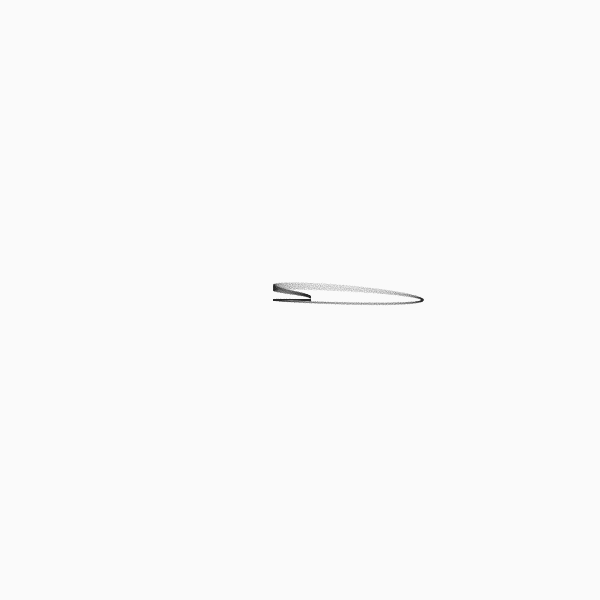
Frame 1 (no input)
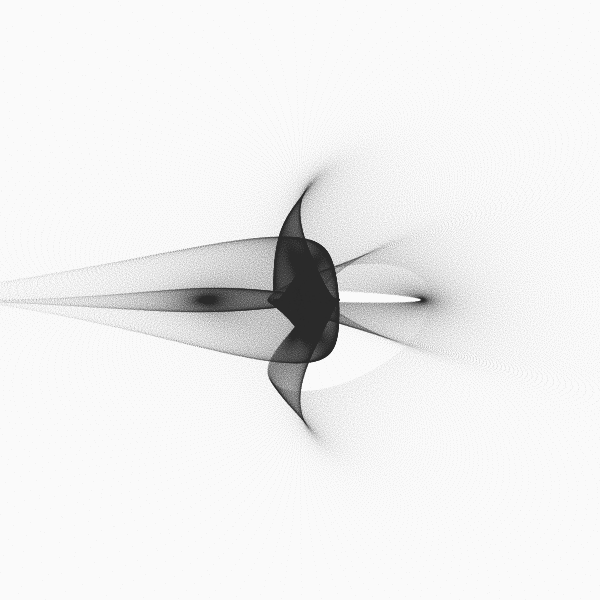
Frame 60 (the mouse pressed at the canvas centre just before this capture)
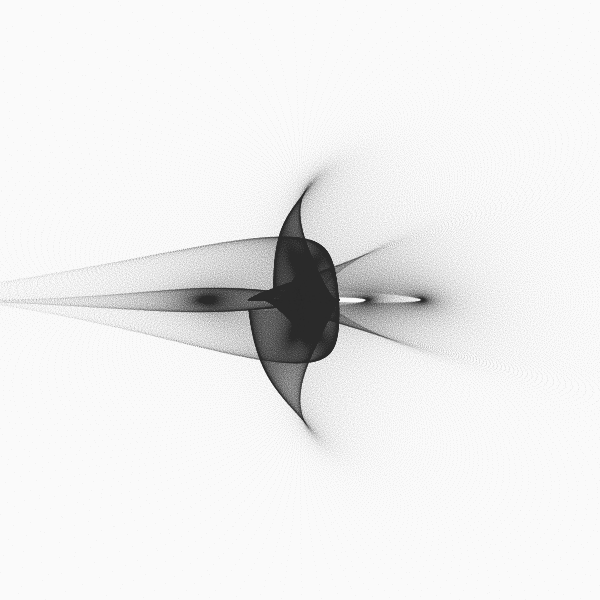
Frame 120 (the mouse held since frame 60 and released just before this capture)

The Processing sketch that drew these frames (run headless with seeded random() and noise(); from frame 60 on, the mouse is pressed at the canvas centre):

// Processing sketch: build
// ── build.pde
// Variations on Fractal Flames : Part_13
// https://generateme.wordpress.com/2016/04/11/folds/
// sech * pdj 

float x1, y1, x2, y2; // function domain
float step; // step within domain
float y;
boolean go = true;

// parameterization P={pdj_a,pdj_b,pdj_c,pdj_d}
float pdj_a = 0.1; // 1.0111
float pdj_b = 1.9; // -1.011
float pdj_c = -0.8; // 2.08
float pdj_d = -1.2; // 10.2

// sech parameters
float cosh(float x) { return 0.5 * (exp(x) + exp(-x)); }
float sinh(float x) { return 0.5 * (exp(x) - exp(-x)); }

void setup() {
  size(600, 600);
  background(250);
  smooth(8);
  noFill();
  stroke(20, 15);
  strokeWeight(0.9);

  x1 = y1 = -3;
  x2 = y2 = 3;
  y = y1;
  step = ( x2 - x1 ) / ( 2.321 * width );
}

void draw() {
  if (go) {
    for ( int i = 0; ( i < 20 )&go; i++ ) { // draw 20 lines at once
      for ( float x = x1; x <= x2; x += step ) {
        drawVariation(x, y);
      }
      y += step;
      if ( y > y2 ) {
        go = false;
        println( "done" );
      }
    }
  }
}

void drawVariation( float x, float y ) {
  PVector v = new PVector(x, y);
  float amount = 1.0;

  v = mulF( sech(v, amount), pdj(v, amount) );

  float xx = map( v.x+0.003*randomGaussian(), x1, x2, 20, width-20 );
  float yy = map( v.y+0.003*randomGaussian(), y1, y2, 20, height-20 );
  point( xx, yy );
}

PVector sinusoidal(PVector v, float amount) {
  return new PVector( amount * sin( v.x ), amount * sin( v.y ) );
}

PVector hyperbolic( PVector v, float amount ) {
  float r = v.mag() + 1.0e-10;
  float theta = atan2( v.x, v.y );
  float x = amount * sin( theta ) / r;
  float y = amount * cos( theta ) * r;
  return new PVector( x, y );
}

PVector pdj( PVector v, float amount ) {
  return new PVector( 
    amount * ( sin( pdj_a * v.y ) - cos( pdj_b * v.x ) ),
    amount * ( sin( pdj_c * v.x ) - cos( pdj_d * v.y ) )
      );
}

// differential of a pdj
PVector d_pdj( PVector v, float amount ) {
  float h = 0.1; // step
  float sqrth = sqrt(h);
  PVector v1 = pdj(v, amount);
  PVector v2 = pdj(new PVector(v.x+h, v.y+h), amount);
  return new PVector( (v2.x-v1.x)/sqrth, (v2.y-v1.y)/sqrth );
}

PVector julia( PVector v, float amount ) {
  float r = amount * sqrt( v.mag() );
  float theta = 0.5 * atan2( v.x, v.y ) + (int)( 2.0 * random( 0, 1 ) ) * PI;
  float x = r * cos( theta );
  float y = r * sin( theta );
  return new PVector( x, y );
}

PVector sech( PVector p, float weight ) {
  float d = cos( 2.0 * p.y ) + cosh( 2.0 * p.x );
  if ( d != 0 ) d = weight * 2.0 / d;
  return new PVector( d * cos(p.y) * cosh(p.x), -d * sin(p.y) * sinh(p.x) );
}

// sum, substraction, multiplication and division of previous functions
PVector addF(PVector v1, PVector v2) {return new PVector(v1.x + v2.x, v1.y + v2.y);}
PVector subF(PVector v1, PVector v2) {return new PVector(v1.x - v2.x, v1.y - v2.y);}
PVector mulF(PVector v1, PVector v2) {return new PVector(v1.x * v2.x, v1.y * v2.y);}
PVector divF(PVector v1, PVector v2) {return new PVector(v2.x == 0 ? 0 : v1.x / v2.x, v2.y == 0 ? 0 : v1.y / v2.y);}
